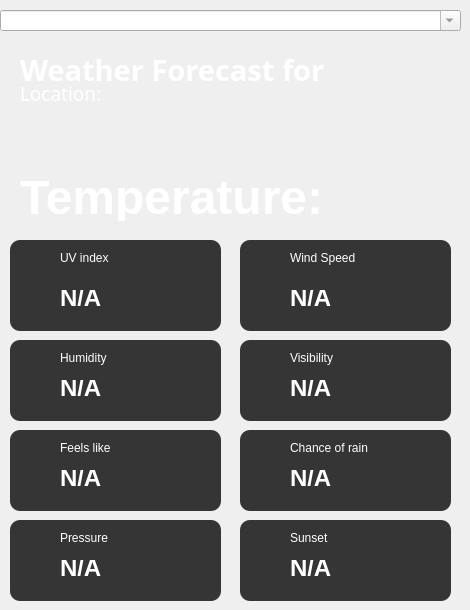
     <widget class="QFrame" name="Middle">
      <property name="maximumSize">
       <size>
        <width>475</width>
        <height>16777215</height>
       </size>
      </property>
      <widget class="QComboBox" name="comboBox">
       <property name="geometry">
        <rect>
         <x>0</x>
         <y>10</y>
         <width>461</width>
         <height>21</height>
        </rect>
       </property>
       <property name="maximumSize">
        <size>
         <width>16777215</width>
         <height>16777215</height>
        </size>
       </property>
       <property name="styleSheet">
        <string notr="true">alternate-background-color: rgb(0, 0, 0);
selection-color: rgb(0, 0, 0);
color: rgb(97, 97, 97);</string>
       </property>
       <property name="editable">
        <bool>true</bool>
       </property>
       <property name="currentText">
        <string/>
       </property>
       <property name="placeholderText">
        <string>Enter Location (ex. Bangkok)</string>
       </property>
      </widget>
      <widget class="QLabel" name="location_label">
       <property name="geometry">
        <rect>
         <x>20</x>
         <y>80</y>
         <width>131</width>
         <height>21</height>
        </rect>
       </property>
       <property name="font">
        <font>
         <family>Arial Unicode MS</family>
         <pointsize>14</pointsize>
         <bold>false</bold>
         <kerning>true</kerning>
        </font>
       </property>
       <property name="styleSheet">
        <string notr="true">color: rgb(255, 255, 255);</string>
       </property>
       <property name="text">
        <string>Location:</string>
       </property>
       <property name="alignment">
        <set>Qt::AlignLeading|Qt::AlignLeft|Qt::AlignTop</set>
       </property>
      </widget>
      <widget class="QLabel" name="label">
       <property name="geometry">
        <rect>
         <x>20</x>
         <y>50</y>
         <width>311</width>
         <height>31</height>
        </rect>
       </property>
       <property name="font">
        <font>
         <family>Arial Unicode MS</family>
         <pointsize>22</pointsize>
         <bold>true</bold>
        </font>
       </property>
       <property name="styleSheet">
        <string notr="true">color: rgb(255, 255, 255);</string>
       </property>
       <property name="text">
        <string>Weather Forecast for</string>
       </property>
       <property name="alignment">
        <set>Qt::AlignLeading|Qt::AlignLeft|Qt::AlignTop</set>
       </property>
      </widget>
      <widget class="QLabel" name="temperature_label">
       <property name="geometry">
        <rect>
         <x>20</x>
         <y>170</y>
         <width>311</width>
         <height>51</height>
        </rect>
       </property>
       <property name="font">
        <font>
         <family>Arial</family>
         <pointsize>36</pointsize>
         <bold>true</bold>
        </font>
       </property>
       <property name="styleSheet">
        <string notr="true">color: rgb(255, 255, 255);</string>
       </property>
       <property name="text">
        <string>Temperature:</string>
       </property>
       <property name="alignment">
        <set>Qt::AlignLeading|Qt::AlignLeft|Qt::AlignTop</set>
       </property>
      </widget>
      <widget class="QLabel" name="weathericon_indicator">
       <property name="geometry">
        <rect>
         <x>310</x>
         <y>90</y>
         <width>131</width>
         <height>131</height>
        </rect>
       </property>
       <property name="text">
        <string/>
       </property>
       <property name="pixmap">
        <pixmap>../Icons/sun_869869.png</pixmap>
       </property>
       <property name="scaledContents">
        <bool>true</bool>
       </property>
      </widget>
      <widget class="QFrame" name="UVindex_frame">
       <property name="geometry">
        <rect>
         <x>10</x>
         <y>240</y>
         <width>211</width>
         <height>91</height>
        </rect>
       </property>
       <property name="mouseTracking">
        <bool>true</bool>
       </property>
       <property name="tabletTracking">
        <bool>true</bool>
       </property>
       <property name="styleSheet">
        <string notr="true">background-color: rgb(53, 53, 53);
border-radius: 10px;</string>
       </property>
       <widget class="QLabel" name="label_4">
        <property name="geometry">
         <rect>
          <x>50</x>
          <y>10</y>
          <width>58</width>
          <height>16</height>
         </rect>
        </property>
        <property name="font">
         <font>
          <family>Arial</family>
         </font>
        </property>
        <property name="styleSheet">
         <string notr="true">color: rgb(255, 255, 255);</string>
        </property>
        <property name="text">
         <string>UV index</string>
        </property>
       </widget>
       <widget class="QLabel" name="uvindex_icon">
        <property name="geometry">
         <rect>
          <x>20</x>
          <y>10</y>
          <width>21</width>
          <height>21</height>
         </rect>
        </property>
        <property name="text">
         <string/>
        </property>
        <property name="pixmap">
         <pixmap>../Icons/uvindex_icon.png</pixmap>
        </property>
        <property name="scaledContents">
         <bool>true</bool>
        </property>
       </widget>
       <widget class="QLabel" name="uvindex_value">
        <property name="geometry">
         <rect>
          <x>50</x>
          <y>50</y>
          <width>61</width>
          <height>16</height>
         </rect>
        </property>
        <property name="font">
         <font>
          <family>Arial</family>
          <pointsize>18</pointsize>
          <bold>true</bold>
         </font>
        </property>
        <property name="styleSheet">
         <string notr="true">color: rgb(255, 255, 255);</string>
        </property>
        <property name="text">
         <string>N/A</string>
        </property>
       </widget>
      </widget>
      <widget class="QFrame" name="Windspeed_frame">
       <property name="geometry">
        <rect>
         <x>240</x>
         <y>240</y>
         <width>211</width>
         <height>91</height>
        </rect>
       </property>
       <property name="mouseTracking">
        <bool>true</bool>
       </property>
       <property name="styleSheet">
        <string notr="true">background-color: rgb(53, 53, 53);
border-radius: 10px;</string>
       </property>
       <widget class="QLabel" name="label_7">
        <property name="geometry">
         <rect>
          <x>50</x>
          <y>10</y>
          <width>71</width>
          <height>16</height>
         </rect>
        </property>
        <property name="font">
         <font>
          <family>Arial</family>
         </font>
        </property>
        <property name="styleSheet">
         <string notr="true">color: rgb(255, 255, 255);</string>
        </property>
        <property name="text">
         <string>Wind Speed</string>
        </property>
       </widget>
       <widget class="QLabel" name="windspeed_icon">
        <property name="geometry">
         <rect>
          <x>20</x>
          <y>10</y>
          <width>21</width>
          <height>21</height>
         </rect>
        </property>
        <property name="text">
         <string/>
        </property>
        <property name="pixmap">
         <pixmap>../Icons/windspeed.png</pixmap>
        </property>
        <property name="scaledContents">
         <bool>true</bool>
        </property>
       </widget>
       <widget class="QLabel" name="windspeed_value">
        <property name="geometry">
         <rect>
          <x>50</x>
          <y>50</y>
          <width>111</width>
          <height>16</height>
         </rect>
        </property>
        <property name="font">
         <font>
          <family>Arial</family>
          <pointsize>18</pointsize>
          <bold>true</bold>
         </font>
        </property>
        <property name="styleSheet">
         <string notr="true">color: rgb(255, 255, 255);</string>
        </property>
        <property name="text">
         <string>N/A</string>
        </property>
       </widget>
       <zorder>label_7</zorder>
       <zorder>windspeed_value</zorder>
       <zorder>windspeed_icon</zorder>
      </widget>
      <widget class="QFrame" name="Humidity_frame">
       <property name="geometry">
        <rect>
         <x>10</x>
         <y>340</y>
         <width>211</width>
         <height>81</height>
        </rect>
       </property>
       <property name="mouseTracking">
        <bool>true</bool>
       </property>
       <property name="styleSheet">
        <string notr="true">background-color: rgb(53, 53, 53);
border-radius: 10px;</string>
       </property>
       <widget class="QLabel" name="label_5">
        <property name="geometry">
         <rect>
          <x>50</x>
          <y>10</y>
          <width>58</width>
          <height>16</height>
         </rect>
        </property>
        <property name="font">
         <font>
          <family>Arial</family>
         </font>
        </property>
        <property name="styleSheet">
         <string notr="true">color: rgb(255, 255, 255);</string>
        </property>
        <property name="text">
         <string>Humidity</string>
        </property>
       </widget>
       <widget class="QLabel" name="humidity_icon">
        <property name="geometry">
         <rect>
          <x>20</x>
          <y>10</y>
          <width>21</width>
          <height>21</height>
         </rect>
        </property>
        <property name="text">
         <string/>
        </property>
        <property name="pixmap">
         <pixmap>../Icons/humidity_icon.png</pixmap>
        </property>
        <property name="scaledContents">
         <bool>true</bool>
        </property>
       </widget>
       <widget class="QLabel" name="humidity_value">
        <property name="geometry">
         <rect>
          <x>50</x>
          <y>40</y>
          <width>71</width>
          <height>16</height>
         </rect>
        </property>
        <property name="font">
         <font>
          <family>Arial</family>
          <pointsize>18</pointsize>
          <bold>true</bold>
         </font>
        </property>
        <property name="styleSheet">
         <string notr="true">color: rgb(255, 255, 255);</string>
        </property>
        <property name="text">
         <string>N/A</string>
        </property>
       </widget>
      </widget>
      <widget class="QFrame" name="Visibility_frame">
       <property name="geometry">
        <rect>
         <x>240</x>
         <y>340</y>
         <width>211</width>
         <height>81</height>
        </rect>
       </property>
       <property name="mouseTracking">
        <bool>true</bool>
       </property>
       <property name="styleSheet">
        <string notr="true">background-color: rgb(53, 53, 53);
border-radius: 10px;</string>
       </property>
       <widget class="QLabel" name="label_6">
        <property name="geometry">
         <rect>
          <x>50</x>
          <y>10</y>
          <width>58</width>
          <height>16</height>
         </rect>
        </property>
        <property name="font">
         <font>
          <family>Arial</family>
         </font>
        </property>
        <property name="styleSheet">
         <string notr="true">color: rgb(255, 255, 255);</string>
        </property>
        <property name="text">
         <string>Visibility</string>
        </property>
       </widget>
       <widget class="QLabel" name="visibility_icon">
        <property name="geometry">
         <rect>
          <x>20</x>
          <y>10</y>
          <width>21</width>
          <height>21</height>
         </rect>
        </property>
        <property name="text">
         <string/>
        </property>
        <property name="pixmap">
         <pixmap>../Icons/visibility_icon.png</pixmap>
        </property>
        <property name="scaledContents">
         <bool>true</bool>
        </property>
       </widget>
       <widget class="QLabel" name="visibility_value">
        <property name="geometry">
         <rect>
          <x>50</x>
          <y>40</y>
          <width>91</width>
          <height>16</height>
         </rect>
        </property>
        <property name="font">
         <font>
          <family>Arial</family>
          <pointsize>18</pointsize>
          <bold>true</bold>
         </font>
        </property>
        <property name="styleSheet">
         <string notr="true">color: rgb(255, 255, 255);</string>
        </property>
        <property name="text">
         <string>N/A</string>
        </property>
       </widget>
      </widget>
      <widget class="QFrame" name="feelslike_frame">
       <property name="geometry">
        <rect>
         <x>10</x>
         <y>430</y>
         <width>211</width>
         <height>81</height>
        </rect>
       </property>
       <property name="mouseTracking">
        <bool>true</bool>
       </property>
       <property name="styleSheet">
        <string notr="true">background-color: rgb(53, 53, 53);
border-radius: 10px;</string>
       </property>
       <widget class="QLabel" name="label_9">
        <property name="geometry">
         <rect>
          <x>50</x>
          <y>10</y>
          <width>58</width>
          <height>16</height>
         </rect>
        </property>
        <property name="font">
         <font>
          <family>Arial</family>
         </font>
        </property>
        <property name="styleSheet">
         <string notr="true">color: rgb(255, 255, 255);</string>
        </property>
        <property name="text">
         <string>Feels like</string>
        </property>
       </widget>
       <widget class="QLabel" name="feelslike_icon">
        <property name="geometry">
         <rect>
          <x>20</x>
          <y>10</y>
          <width>21</width>
          <height>21</height>
         </rect>
        </property>
        <property name="text">
         <string/>
        </property>
        <property name="pixmap">
         <pixmap>../Icons/feelslike_icon.png</pixmap>
        </property>
        <property name="scaledContents">
         <bool>true</bool>
        </property>
       </widget>
       <widget class="QLabel" name="feelslike_value">
        <property name="geometry">
         <rect>
          <x>50</x>
          <y>40</y>
          <width>71</width>
          <height>16</height>
         </rect>
        </property>
        <property name="font">
         <font>
          <family>Arial</family>
          <pointsize>18</pointsize>
          <bold>true</bold>
         </font>
        </property>
        <property name="styleSheet">
         <string notr="true">color: rgb(255, 255, 255);</string>
        </property>
        <property name="text">
         <string>N/A</string>
        </property>
       </widget>
      </widget>
      <widget class="QFrame" name="pressure_frame">
       <property name="geometry">
        <rect>
         <x>10</x>
         <y>520</y>
         <width>211</width>
         <height>81</height>
        </rect>
       </property>
       <property name="mouseTracking">
        <bool>true</bool>
       </property>
       <property name="styleSheet">
        <string notr="true">background-color: rgb(53, 53, 53);
border-radius: 10px;</string>
       </property>
       <widget class="QLabel" name="label_10">
        <property name="geometry">
         <rect>
          <x>50</x>
          <y>10</y>
          <width>58</width>
          <height>16</height>
         </rect>
        </property>
        <property name="font">
         <font>
          <family>Arial</family>
         </font>
        </property>
        <property name="styleSheet">
         <string notr="true">color: rgb(255, 255, 255);</string>
        </property>
        <property name="text">
         <string>Pressure</string>
        </property>
       </widget>
       <widget class="QLabel" name="pressure_icon">
        <property name="geometry">
         <rect>
          <x>20</x>
          <y>10</y>
          <width>21</width>
          <height>21</height>
         </rect>
        </property>
        <property name="text">
         <string/>
        </property>
        <property name="pixmap">
         <pixmap>../Icons/pressure_icon.png</pixmap>
        </property>
        <property name="scaledContents">
         <bool>true</bool>
        </property>
       </widget>
       <widget class="QLabel" name="pressure_value">
        <property name="geometry">
         <rect>
          <x>50</x>
          <y>40</y>
          <width>101</width>
          <height>16</height>
         </rect>
        </property>
        <property name="font">
         <font>
          <family>Arial</family>
          <pointsize>18</pointsize>
          <bold>true</bold>
         </font>
        </property>
        <property name="styleSheet">
         <string notr="true">color: rgb(255, 255, 255);</string>
        </property>
        <property name="text">
         <string>N/A</string>
        </property>
       </widget>
      </widget>
      <widget class="QFrame" name="chanceofrain_frame">
       <property name="geometry">
        <rect>
         <x>240</x>
         <y>430</y>
         <width>211</width>
         <height>81</height>
        </rect>
       </property>
       <property name="mouseTracking">
        <bool>true</bool>
       </property>
       <property name="styleSheet">
        <string notr="true">background-color: rgb(53, 53, 53);
border-radius: 10px;</string>
       </property>
       <widget class="QLabel" name="label_11">
        <property name="geometry">
         <rect>
          <x>50</x>
          <y>10</y>
          <width>91</width>
          <height>16</height>
         </rect>
        </property>
        <property name="font">
         <font>
          <family>Arial</family>
         </font>
        </property>
        <property name="styleSheet">
         <string notr="true">color: rgb(255, 255, 255);</string>
        </property>
        <property name="text">
         <string>Chance of rain</string>
        </property>
       </widget>
       <widget class="QLabel" name="chanceofrain_icon">
        <property name="geometry">
         <rect>
          <x>20</x>
          <y>10</y>
          <width>21</width>
          <height>21</height>
         </rect>
        </property>
        <property name="text">
         <string/>
        </property>
        <property name="pixmap">
         <pixmap>../Icons/chanceofrain_icon.png</pixmap>
        </property>
        <property name="scaledContents">
         <bool>true</bool>
        </property>
       </widget>
       <widget class="QLabel" name="chanceofrain_value">
        <property name="geometry">
         <rect>
          <x>50</x>
          <y>40</y>
          <width>71</width>
          <height>16</height>
         </rect>
        </property>
        <property name="font">
         <font>
          <family>Arial</family>
          <pointsize>18</pointsize>
          <bold>true</bold>
         </font>
        </property>
        <property name="styleSheet">
         <string notr="true">color: rgb(255, 255, 255);</string>
        </property>
        <property name="text">
         <string>N/A</string>
        </property>
       </widget>
      </widget>
      <widget class="QFrame" name="pressure_frame_2">
       <property name="geometry">
        <rect>
         <x>240</x>
         <y>520</y>
         <width>211</width>
         <height>81</height>
        </rect>
       </property>
       <property name="mouseTracking">
        <bool>true</bool>
       </property>
       <property name="styleSheet">
        <string notr="true">background-color: rgb(53, 53, 53);
border-radius: 10px;</string>
       </property>
       <widget class="QLabel" name="label_12">
        <property name="geometry">
         <rect>
          <x>50</x>
          <y>10</y>
          <width>58</width>
          <height>16</height>
         </rect>
        </property>
        <property name="font">
         <font>
          <family>Arial</family>
         </font>
        </property>
        <property name="styleSheet">
         <string notr="true">color: rgb(255, 255, 255);</string>
        </property>
        <property name="text">
         <string>Sunset</string>
        </property>
       </widget>
       <widget class="QLabel" name="sunset_icon">
        <property name="geometry">
         <rect>
          <x>20</x>
          <y>10</y>
          <width>21</width>
          <height>21</height>
         </rect>
        </property>
        <property name="text">
         <string/>
        </property>
        <property name="pixmap">
         <pixmap>../Icons/sunset_icon.png</pixmap>
        </property>
        <property name="scaledContents">
         <bool>true</bool>
        </property>
       </widget>
       <widget class="QLabel" name="sunset_value">
        <property name="geometry">
         <rect>
          <x>50</x>
          <y>40</y>
          <width>101</width>
          <height>16</height>
         </rect>
        </property>
        <property name="font">
         <font>
          <family>Arial</family>
          <pointsize>18</pointsize>
          <bold>true</bold>
         </font>
        </property>
        <property name="styleSheet">
         <string notr="true">color: rgb(255, 255, 255);</string>
        </property>
        <property name="text">
         <string>N/A</string>
        </property>
       </widget>
      </widget>
      <zorder>comboBox</zorder>
      <zorder>location_label</zorder>
      <zorder>label</zorder>
      <zorder>UVindex_frame</zorder>
      <zorder>Windspeed_frame</zorder>
      <zorder>Humidity_frame</zorder>
      <zorder>Visibility_frame</zorder>
      <zorder>feelslike_frame</zorder>
      <zorder>pressure_frame</zorder>
      <zorder>chanceofrain_frame</zorder>
      <zorder>pressure_frame_2</zorder>
      <zorder>temperature_label</zorder>
      <zorder>weathericon_indicator</zorder>
     </widget>
